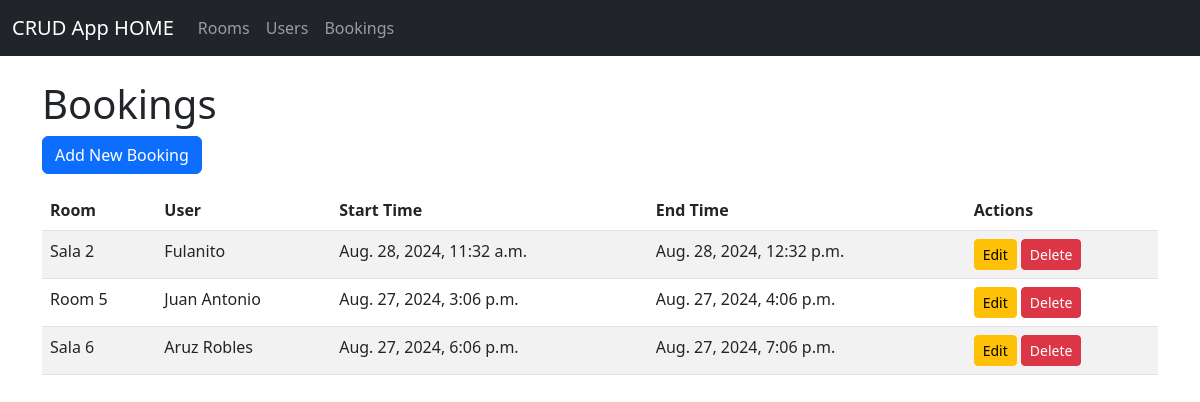
The page /bookings/ on the database its author committed.
### app/models.py (models this page shows, shortened)
class Booking(models.Model):
    room = models.ForeignKey(Room, on_delete=models.CASCADE)
    user = models.ForeignKey(User, on_delete=models.CASCADE)
    start_time = models.DateTimeField()
    end_time = models.DateTimeField()
    class Meta:
        db_table = 'booking'

class Room(models.Model):
    name = models.CharField(max_length=100)
    location = models.CharField(max_length=100)
    capacity = models.IntegerField()
    amenities = models.TextField(blank=True, null=True)
    class Meta:
        db_table = 'room'

class User(models.Model):
    name = models.CharField(max_length=100)
    email = models.EmailField(unique=True)
    phone = models.CharField(max_length=20, blank=True, null=True)
    class Meta:
        db_table = 'user'

### app/views.py (the view)
# urls.py: path('bookings/', BookingListView.as_view(), name='booking_list'),
class BookingListView(View):
    def get(self, request):
        bookings = Booking.objects.all()
        return render(request, 'app/bookings_list.html', {'bookings': bookings})

### app/templates/app/bookings_list.html (shortened to what this page needs)
{% extends 'app/base.html' %}
{% block content %}
<h1>Bookings</h1>
<a href="{% url 'booking_create' %}" class="btn btn-primary mb-3">Add New Booking</a>
<table class="table table-striped">
    <thead>
        <tr>
            <th>Room</th>
            <th>User</th>
            <th>Start Time</th>
            <th>End Time</th>
            <th>Actions</th>
        </tr>
    </thead>
    <tbody>
        {% for booking in bookings %}
        <tr>
            <td>{{ booking.room.name }}</td>
            <td>{{ booking.user.name }}</td>
            <td>{{ booking.start_time }}</td>
            <td>{{ booking.end_time }}</td>
            <td>
                <a href="{% url 'booking_update' booking.pk %}" class="btn btn-warning btn-sm">Edit</a>
                <a href="{% url 'booking_delete' booking.pk %}" class="btn btn-danger btn-sm">Delete</a>
            </td>
        </tr>
        {% endfor %}
    </tbody>
</table>
{% endblock %}

### rows shown on the page
Booking: room.name "Sala 2", user.name "Fulanito", start_time "Aug. 28, 2024, 11:32 a.m.", end_time "Aug. 28, 2024, 12:32 p.m."
Booking: room.name "Room 5", user.name "Juan Antonio", start_time "Aug. 27, 2024, 3:06 p.m.", end_time "Aug. 27, 2024, 4:06 p.m."
Booking: room.name "Sala 6", user.name "Aruz Robles", start_time "Aug. 27, 2024, 6:06 p.m.", end_time "Aug. 27, 2024, 7:06 p.m."
